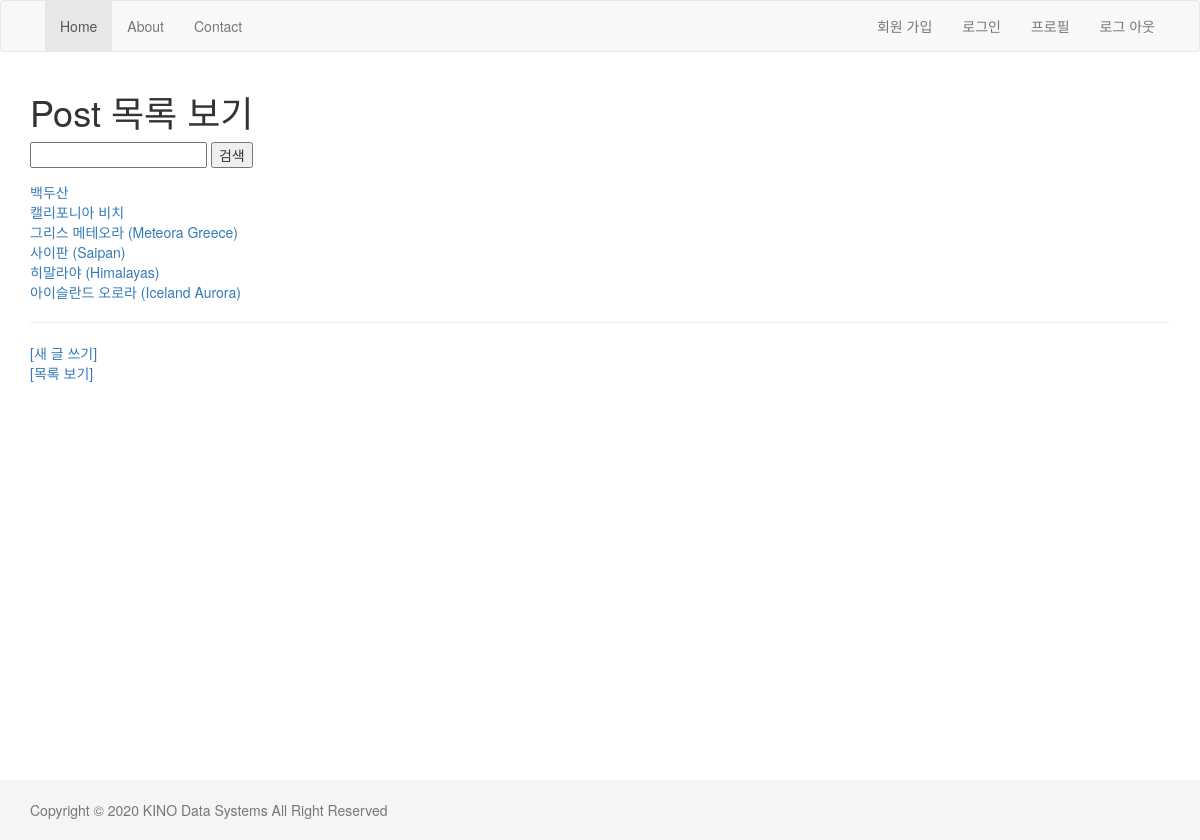
Screenshot of /blog/ with the database file from the repository.
### blog/models.py (models this page shows, shortened)
class Post(models.Model):
    class Meta:
        ordering = ['-id']
    REGION_CHOICE = (
        ('Africa', '아프리카'),
        ('Europe', '유럽'),
        ('Oceania', '오세아니아'),
        ('Asia', '아시아'),
        ('North America', '북아메리카'),
        ('South America', '남아메리카'),
    )
    title = models.CharField('제목', max_length=250)
    body = models.TextField('내용')
    region = models.CharField('지역', max_length=20, choices=REGION_CHOICE, default='Asia')
    created = models.DateField(auto_now_add=True)
    updated = models.DateTimeField(auto_now=True)
    tag = models.ManyToManyField('Tag')

### blog/views.py (the view)
# urls.py: path('', views.list, name='list'),
def list(request):
    search_key = request.POST.get('keyword')
    print(search_key)
    post_list = Post.objects.all()
    if search_key:
        post_list = post_list.filter(title__icontains=search_key)
    return render(request, 'blog/list.html', {'post_all': post_list})
    return HttpResponse(post_list)

### blog/templates/blog/list.html (shortened to what this page needs)
{% extends 'layout.html' %}
{% block content %}
    <h1>Post 목록 보기</h1>
    <form action="" method="post">
        <input type="text" name="keyword" value="{{ search_key }}">
        <input type="submit" value="검색">
    </form>
    {% for post in post_all %}
        <a href="{% url 'blog:detail' post.id %}">{{ post.title }}</a> <br>
    {% endfor %}
    <hr>
    <a href="{% url 'blog:create' %}">[새 글 쓰기]</a>
    <p>
    <a href="{% url 'blog:list' %}">[목록 보기]</a>
{% endblock %}

### templates/layout.html (style rules this page uses)
html { position: relative; min-height: 100% }
body { margin-bottom: 60px }

### rows the page displays
Post: title "백두산"
Post: title "캘리포니아 비치"
Post: title "그리스 메테오라 (Meteora Greece)"
Post: title "사이판 (Saipan)"
Post: title "히말라야 (Himalayas)"
Post: title "아이슬란드 오로라 (Iceland Aurora)"
